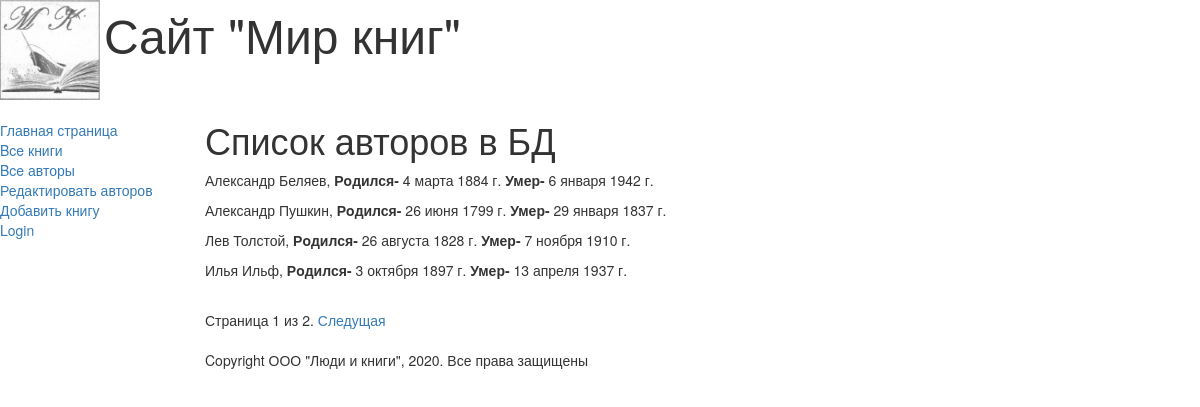
Screenshot of /authors/ with the database file from the repository.
### catalog/models.py (models this page shows, shortened)
class Author(models.Model):
    first_name = models.CharField(max_length=100, help_text="Введите имя автора", verbose_name="Имя автора")
    last_name = models.CharField(max_length=100, help_text="Введите фамилию автора", verbose_name="Фамилия автора")
    date_of_birth = models.DateField(help_text="Введите дату рождения", verbose_name="Дaтa рождения",
                                     null=True, blank=True)
    date_of_death = models.DateField(help_text="Введите дату смерти", verbose_name="Дaтa смерти",
                                     null=True, blank=True)

### catalog/views.py (the view)
# urls.py: re_path(r'^authors/$', views.AuthorListView.as_view(), name='authors'),
class AuthorListView(generic.ListView):
    model = Author
    paginate_by = 4

### catalog/templates/catalog/author_list.html
{% extends "base_generic.html" %}
{% block content %}
    <h1>Список авторов в БД</h1>
    {% if author_list %}
        {% for author in author_list.all %}
        <p>{{author.first_name}}  {{author.last_name}}, <strong>Рoдился- </strong>{{author.date_of_birth}}
        <strong>Умер- </strong> {{author.date_of_death}}</p>
        {% endfor %}
    {% else %}
        <p>В базе данных нет авторов</p>
    {% endif %}
{% endblock %}

### rows the page displays
Author: first_name "Александр", last_name "Беляев", date_of_birth "4 марта 1884 г.", date_of_death "6 января 1942 г."
Author: first_name "Александр", last_name "Пушкин", date_of_birth "26 июня 1799 г.", date_of_death "29 января 1837 г."
Author: first_name "Лев", last_name "Толстой", date_of_birth "26 августа 1828 г.", date_of_death "7 ноября 1910 г."
Author: first_name "Илья", last_name "Ильф", date_of_birth "3 октября 1897 г.", date_of_death "13 апреля 1937 г."

### other values shown
{{ page_obj.number }} "1"
{{ page_obj.paginator.num_pages }} "2"
